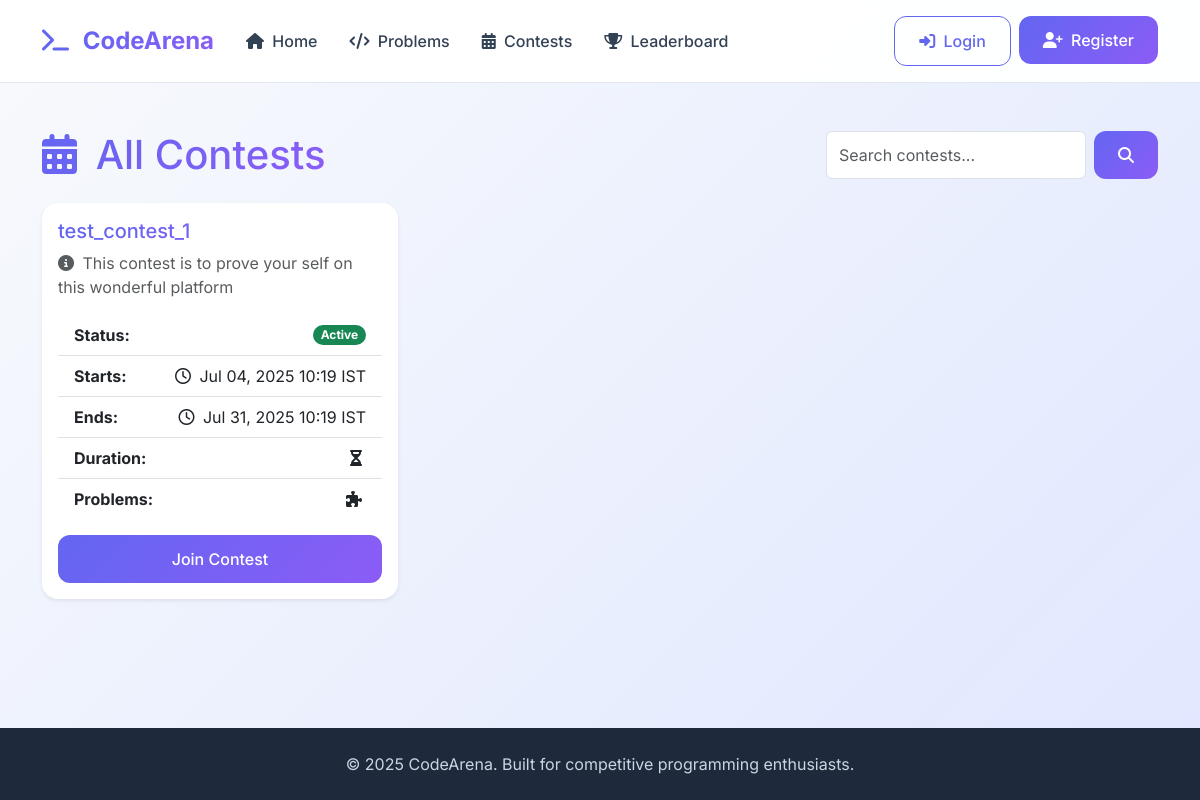
Page /contests/list/ on the committed database.
### contests/models.py (models this page shows, shortened)
class Contest(models.Model):
    name = models.CharField(max_length=255,unique=True,help_text="Name of the contest")
    description = models.TextField(help_text="Detailed description of the contest")
    start_time = models.DateTimeField(help_text="The official start time of the contest")
    end_time = models.DateTimeField(help_text="The official end time of the contest")
    STATUS_CHOICES = (
        ('upcoming','Upcoming'),
        ('active','Active'),
        ('ended','Ended'),
        ('cancelled','Cancelled')
    )
    status = models.CharField(max_length=10,choices=STATUS_CHOICES,default="upcoming",help_text="Current status of the contest")
    created_by = models.ForeignKey(
        settings.AUTH_USER_MODEL,
        on_delete=models.SET_NULL,
        null=True,
        blank=True,
        related_name='created_contests',
        help_text="User who created this contest"
    )
    problems = models.ManyToManyField(
        Problem,
        through='ContestProblem',
        related_name='contests',
        help_text="Problems included in this contest"
    )
    participants = models.ManyToManyField(
        settings.AUTH_USER_MODEL,
        related_name='contests_participated',
        blank=True,
        help_text= "Users who have registered or participated in this contest"
    )
    created_at = models.DateTimeField(auto_now_add=True)
    updated_at = models.DateTimeField(auto_now=True)
    class Meta:
        verbose_name = 'Contest'
        verbose_name_plural = 'Contests'
        ordering = ['start_time']

### contests/views.py (the view)
# urls.py: path('list/', ContestListView.as_view(), name='list'),
class ContestListView(View):
    def get(self, request, *args, **kwargs):
        contests_list = Contest.objects.all()
        query = request.GET.get('q')
        if query:
            contests_list = contests_list.filter(
                Q(name__icontains=query) |
                Q(description__icontains=query)
            ).distinct()
        paginator = Paginator(contests_list, 9)
        page_number = request.GET.get('page')
        try:
            contests = paginator.page(page_number)
        except PageNotAnInteger:
            contests = paginator.page(1)
        except EmptyPage:
            contests = paginator.page(paginator.num_pages)
        context = {
            'contests': contests,
            'is_paginated': contests.has_other_pages(),
            'page_obj': contests,
            'query': query,
        }
        return render(request, 'contests/contests.html', context)

### templates/contests/contests.html (shortened to what this page needs)
{% extends 'base.html' %}
{% block content %}
<div class="container mt-5">
    <div class="d-flex justify-content-between align-items-center mb-4">
        <h1 class="mb-0 text-gradient">
            <i class="fas fa-calendar-alt me-2"></i> All Contests
        </h1>
        <form class="d-flex" method="GET" action="{% url 'contests:list' %}">
            <input class="form-control me-2" type="search" placeholder="Search contests..." aria-label="Search" name="q" value="{{ request.GET.q }}">
            <button class="btn btn-primary" type="submit">
                <i class="fas fa-search"></i>
            </button>
        </form>
    </div>
    {% if contests %}
    <div class="row row-cols-1 row-cols-md-2 row-cols-lg-3 g-4">
        {% for contest in contests %}
        <div class="col">
            <div class="card h-100 shadow-sm border-0">
                <div class="card-body d-flex flex-column">
                    <h5 class="card-title text-gradient mb-2">{{ contest.name }}</h5>
                    <p class="card-text text-muted mb-3">
                        <i class="fas fa-info-circle me-1"></i> {{ contest.description|truncatechars:100 }}
                    </p>
                    <ul class="list-group list-group-flush mb-3 flex-grow-1">
                        <li class="list-group-item d-flex justify-content-between align-items-center">
                            <strong>Status:</strong>
                            {% if contest.status == 'upcoming' %}
                                <span class="badge bg-primary rounded-pill">Upcoming</span>
                            {% elif contest.status == 'active' %}
                                <span class="badge bg-success rounded-pill">Active</span>
                            {% else %}
                                <span class="badge bg-secondary rounded-pill">Finished</span>
                            {% endif %}
                        </li>
                        <li class="list-group-item d-flex justify-content-between align-items-center">
                            <strong>Starts:</strong>
                            <span><i class="far fa-clock me-1"></i> {{ contest.start_time|date:"M d, Y H:i" }} IST</span>
                        </li>
                        <li class="list-group-item d-flex justify-content-between align-items-center">
                            <strong>Ends:</strong>
                            <span><i class="far fa-clock me-1"></i> {{ contest.end_time|date:"M d, Y H:i" }} IST</span>
                        </li>
                        <li class="list-group-item d-flex justify-content-between align-items-center">
                            <strong>Duration:</strong>
                            <span><i class="fas fa-hourglass-half me-1"></i> {{ contest.duration_display }}</span>
                        </li>
                        <li class="list-group-item d-flex justify-content-between align-items-center">
                            <strong>Problems:</strong>
                            <span><i class="fas fa-puzzle-piece me-1"></i> {{ contest.problem_count }}</span>
                        </li>
                    </ul>
                    <div class="mt-auto d-grid gap-2">
                        {% if contest.status == 'upcoming' %}
                            <a href="#" class="btn btn-outline-primary disabled">Register (Coming Soon)</a>
                        {% elif contest.status == 'active' %}
                            <a href="{% url 'contests:detail' contest.id %}" class="btn btn-primary">Join Contest</a>
                        {% else %}
                            <a href="{% url 'contests:detail' contest.id %}" class="btn btn-secondary">View Results</a>
                        {% endif %}
                    </div>
                </div>
            </div>
        </div>
        {% endfor %}
    </div>
    {% else %}
    <div class="alert alert-info text-center mt-5" role="alert">
        <i class="fas fa-exclamation-circle me-2"></i> No contests found. Check back later!
    </div>
    {% endif %}
</div>
{% endblock %}

### templates/base.html (style rules this page uses)
:root { --primary-color: #6366f1; --primary-dark: #4f46e5; --secondary-color: #8b5cf6; --success-color: #10b981; --warning-color: #f59e0b; --danger-color: #ef4444; --gray-50: #f8fafc; --gray-100: #f1f5f9; --gray-200: #e2e8f0; --gray-300: #cbd5e1; --gray-600: #475569; --gray-700: #334155; --gray-800: #1e293b; --gray-900: #0f172a; }
body { font-family: 'Inter', sans-serif; background: linear-gradient(135deg, var(--gray-50) 0%, #e0e7ff 100%); min-height: 100vh; color: var(--gray-800); }
.btn-primary { background: linear-gradient(135deg, var(--primary-color) 0%, var(--secondary-color) 100%); border: none; font-weight: 500; padding: 0.75rem 1.5rem; border-radius: 0.75rem; transition: all 0.3s ease; }
.card { border: none; border-radius: 1rem; box-shadow: 0 4px 25px rgba(0, 0, 0, 0.05); transition: all 0.3s ease; }
.text-gradient { background: linear-gradient(135deg, var(--primary-color) 0%, var(--secondary-color) 100%); -webkit-background-clip: text; -webkit-text-fill-color: transparent; background-clip: text; }

### rows in the picture
Contest: name "test_contest_1", description "This contest is to prove your self on this wonderful platform", status "Active", start_time "Jul 04, 2025 10:19", end_time "Jul 31, 2025 10:19"
